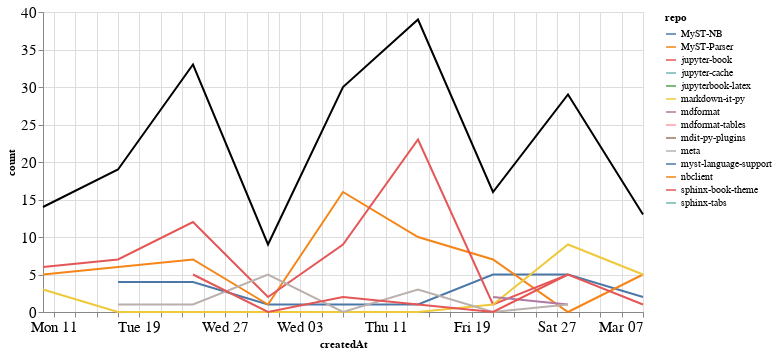

The notebook cell saved with this chart:
### Markdown cell above
### Comments

### Code cell
comments_time = comments.groupby('repo').resample('W', on='createdAt').count()['author'].reset_index()
comments_time = comments_time.rename(columns={'author': 'count'})
comments_time_total = comments_time.groupby('createdAt').agg({"count": "sum"}).reset_index()
ch1 = alt.Chart(comments_time, width=600).mark_line().encode(
    x='createdAt',
    y='count',
    color='repo',
    tooltip="repo"
)

ch2 = alt.Chart(comments_time_total, width=600).mark_line(color="black").encode(
    x='createdAt',
    y='count',
)

ch1 + ch2

### Figure 1 — Vega-Lite specification as saved in the notebook (floating-point values rounded to 4 significant figures)
{"config": {"axisLeft": {"labelFontSize": 15}, "axisBottom": {"labelFontSize": 15}}, "layer": [{"data": {"name": "data-7e23320676982f1d9f4d1f825fe3d9ef"}, "mark": "line", "encoding": {"color": {"type": "nominal", "field": "repo"}, "tooltip": {"type": "nominal", "field": "repo"}, "x": {"type": "temporal", "field": "createdAt"}, "y": {"type": "quantitative", "field": "count"}}, "width": 600}, {"data": {"name": "data-9f4dcddf359bbf01d9bb06a7006cfb7e"}, "mark": {"type": "line", "color": "black"}, "encoding": {"x": {"type": "temporal", "field": "createdAt"}, "y": {"type": "quantitative", "field": "count"}}, "width": 600}], "$schema": "https://vega.github.io/schema/vega-lite/v4.8.1.json", "datasets": {"data-7e23320676982f1d9f4d1f825fe3d9ef": [{"repo": "MyST-NB", "createdAt": "2021-01-17T00:00:00", "count": 4}, {"repo": "MyST-NB", "createdAt": "2021-01-24T00:00:00", "count": 4}, {"repo": "MyST-NB", "createdAt": "2021-01-31T00:00:00", "count": 1}, {"repo": "MyST-NB", "createdAt": "2021-02-07T00:00:00", "count": 1}, {"repo": "MyST-NB", "createdAt": "2021-02-14T00:00:00", "count": 1}, {"repo": "MyST-NB", "createdAt": "2021-02-21T00:00:00", "count": 5}, {"repo": "MyST-NB", "createdAt": "2021-02-28T00:00:00", "count": 5}, {"repo": "MyST-NB", "createdAt": "2021-03-07T00:00:00", "count": 2}, {"repo": "MyST-Parser", "createdAt": "2021-01-10T00:00:00", "count": 5}, {"repo": "MyST-Parser", "createdAt": "2021-01-17T00:00:00", "count": 6}, {"repo": "MyST-Parser", "createdAt": "2021-01-24T00:00:00", "count": 7}, {"repo": "MyST-Parser", "createdAt": "2021-01-31T00:00:00", "count": 1}, {"repo": "MyST-Parser", "createdAt": "2021-02-07T00:00:00", "count": 16}, {"repo": "MyST-Parser", "createdAt": "2021-02-14T00:00:00", "count": 10}, {"repo": "MyST-Parser", "createdAt": "2021-02-21T00:00:00", "count": 7}, {"repo": "MyST-Parser", "createdAt": "2021-02-28T00:00:00", "count": 0}, {"repo": "MyST-Parser", "createdAt": "2021-03-07T00:00:00", "count": 5}, {"repo": "jupyter-book", "createdAt": "2021-01-10T00:00:00", "count": 6}, {"repo": "jupyter-book", "createdAt": "2021-01-17T00:00:00", "count": 7}, {"repo": "jupyter-book", "createdAt": "2021-01-24T00:00:00", "count": 12}, {"repo": "jupyter-book", "createdAt": "2021-01-31T00:00:00", "count": 2}, {"repo": "jupyter-book", "createdAt": "2021-02-07T00:00:00", "count": 9}, {"repo": "jupyter-book", "createdAt": "2021-02-14T00:00:00", "count": 23}, {"repo": "jupyter-book", "createdAt": "2021-02-21T00:00:00", "count": 1}, {"repo": "jupyter-book", "createdAt": "2021-02-28T00:00:00", "count": 5}, {"repo": "jupyter-book", "createdAt": "2021-03-07T00:00:00", "count": 1}, {"repo": "jupyter-cache", "createdAt": "2021-01-17T00:00:00", "count": 1}, {"repo": "jupyterbook-latex", "createdAt": "2021-02-14T00:00:00", "count": 1}, {"repo": "markdown-it-py", "createdAt": "2021-01-10T00:00:00", "count": 3}, {"repo": "markdown-it-py", "createdAt": "2021-01-17T00:00:00", "count": 0}, {"repo": "markdown-it-py", "createdAt": "2021-01-24T00:00:00", "count": 0}, {"repo": "markdown-it-py", "createdAt": "2021-01-31T00:00:00", "count": 0}, {"repo": "markdown-it-py", "createdAt": "2021-02-07T00:00:00", "count": 0}, {"repo": "markdown-it-py", "createdAt": "2021-02-14T00:00:00", "count": 0}, {"repo": "markdown-it-py", "createdAt": "2021-02-21T00:00:00", "count": 1}, {"repo": "markdown-it-py", "createdAt": "2021-02-28T00:00:00", "count": 9}, {"repo": "markdown-it-py", "createdAt": "2021-03-07T00:00:00", "count": 5}, {"repo": "mdformat", "createdAt": "2021-02-21T00:00:00", "count": 2}, {"repo": "mdformat", "createdAt": "2021-02-28T00:00:00", "count": 1}, {"repo": "mdformat-tables", "createdAt": "2021-02-28T00:00:00", "count": 1}, {"repo": "mdit-py-plugins", "createdAt": "2021-02-07T00:00:00", "count": 2}, {"repo": "meta", "createdAt": "2021-01-17T00:00:00", "count": 1}, {"repo": "meta", "createdAt": "2021-01-24T00:00:00", "count": 1}, {"repo": "meta", "createdAt": "2021-01-31T00:00:00", "count": 5}, {"repo": "meta", "createdAt": "2021-02-07T00:00:00", "count": 0}, {"repo": "meta", "createdAt": "2021-02-14T00:00:00", "count": 3}, {"repo": "meta", "createdAt": "2021-02-21T00:00:00", "count": 0}, {"repo": "meta", "createdAt": "2021-02-28T00:00:00", "count": 1}, {"repo": "myst-language-support", "createdAt": "2021-02-28T00:00:00", "count": 1}, {"repo": "nbclient", "createdAt": "2021-02-28T00:00:00", "count": 1}, {"repo": "sphinx-book-theme", "createdAt": "2021-01-24T00:00:00", "count": 5}, {"repo": "sphinx-book-theme", "createdAt": "2021-01-31T00:00:00", "count": 0}, {"repo": "sphinx-book-theme", "createdAt": "2021-02-07T00:00:00", "count": 2}, {"repo": "sphinx-book-theme", "createdAt": "2021-02-14T00:00:00", "count": 1}, {"repo": "sphinx-book-theme", "createdAt": "2021-02-21T00:00:00", "count": 0}, {"repo": "sphinx-book-theme", "createdAt": "2021-02-28T00:00:00", "count": 5}, {"repo": "sphinx-tabs", "createdAt": "2021-01-24T00:00:00", "count": 4}], "data-9f4dcddf359bbf01d9bb06a7006cfb7e": [{"createdAt": "2021-01-10T00:00:00", "count": 14}, {"createdAt": "2021-01-17T00:00:00", "count": 19}, {"createdAt": "2021-01-24T00:00:00", "count": 33}, {"createdAt": "2021-01-31T00:00:00", "count": 9}, {"createdAt": "2021-02-07T00:00:00", "count": 30}, {"createdAt": "2021-02-14T00:00:00", "count": 39}, {"createdAt": "2021-02-21T00:00:00", "count": 16}, {"createdAt": "2021-02-28T00:00:00", "count": 29}, {"createdAt": "2021-03-07T00:00:00", "count": 13}]}}
